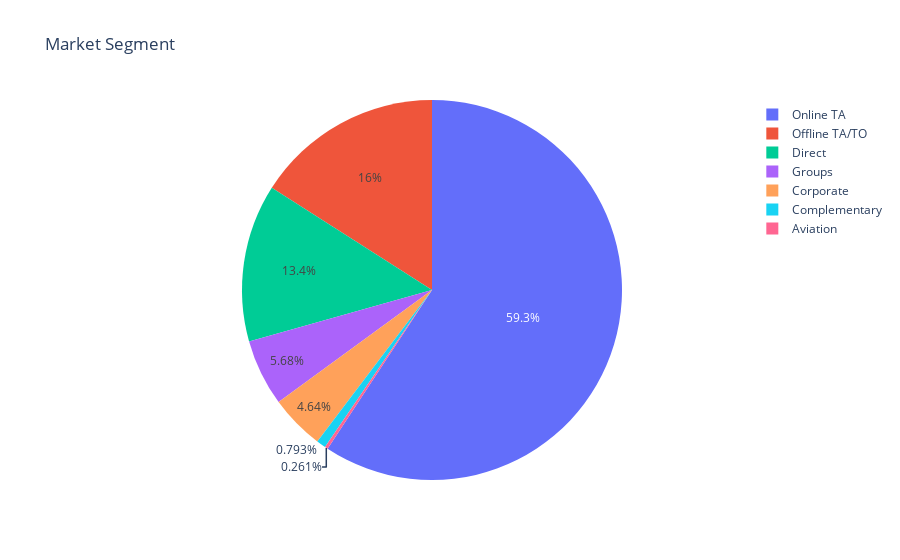

Write notebook code for a chart like this one.
### Markdown cell above
#### 3. Market Segment

### Code cell
px.pie(data_frame=df.market_segment.value_counts(),names=df.market_segment.value_counts().index,values=df.market_segment.value_counts(),title='Market Segment')

### Figure 1 — Plotly figure (JSON) as saved in the notebook; plotly's stock layout.template omitted (floating-point values rounded to 4 significant figures)
{"data": [{"domain": {"x": [0, 1], "y": [0, 1]}, "hovertemplate": "label=%{label}<br>value=%{value}<extra></extra>", "labels": ["Online TA", "Offline TA/TO", "Direct", "Groups", "Corporate", "Complementary", "Aviation"], "legendgroup": "", "name": "", "showlegend": true, "type": "pie", "values": [51295, 13822, 11594, 4917, 4020, 686, 226]}], "layout": {"legend": {"tracegroupgap": 0}, "title": {"text": "Market Segment"}, "autosize": true}}
